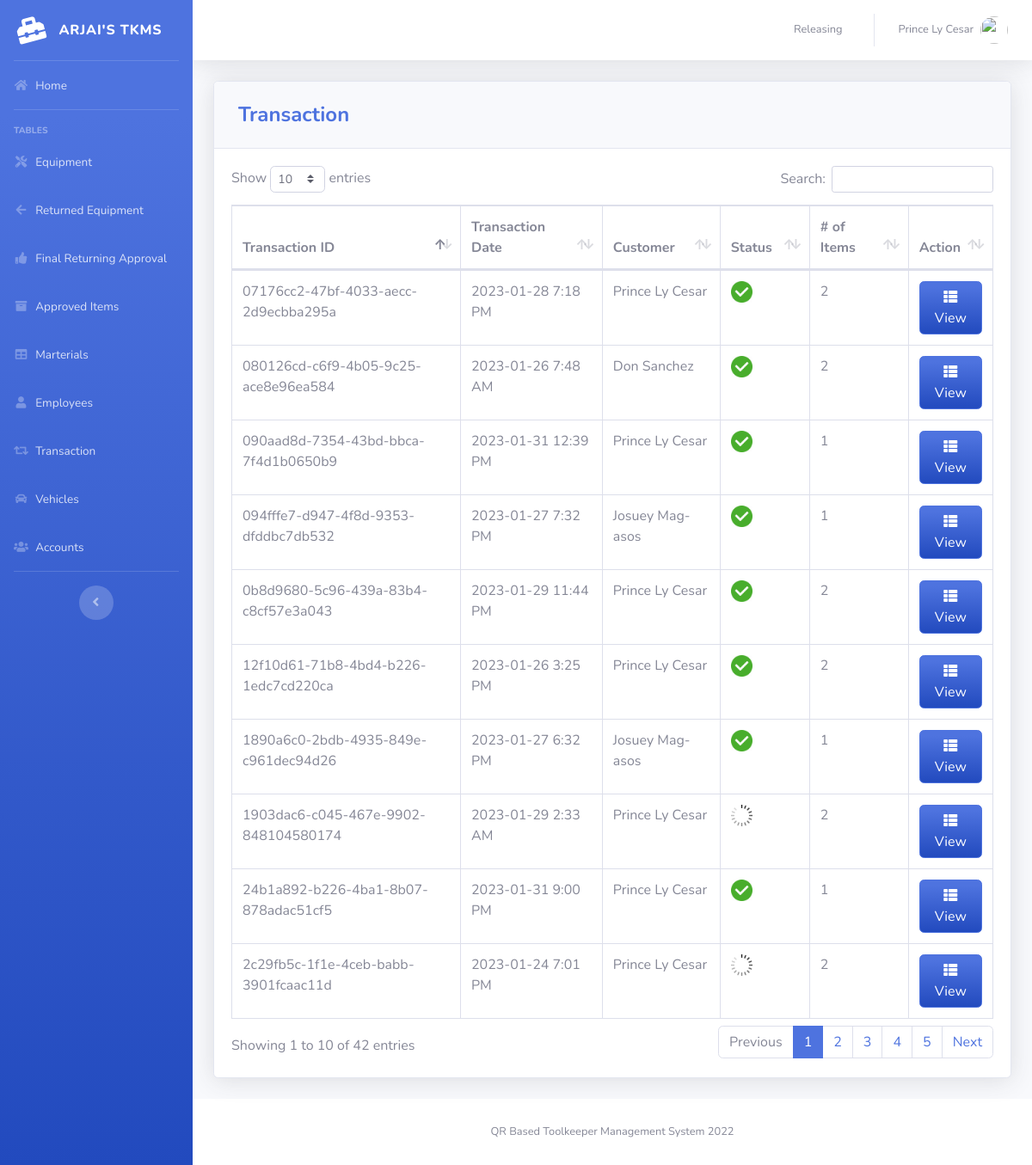
The page /pages/transaction.php (signed in) on the database its author committed.
### tables this page shows
CREATE TABLE `checkout_details` (
  `id` int(11) NOT NULL,
  `details` varchar(512) DEFAULT NULL,
  `total_items` int(11) DEFAULT NULL,
  `total_cost` int(11) DEFAULT NULL,
  `amount_paid` int(11) DEFAULT NULL,
  `checkout_date` datetime DEFAULT NULL,
  `vehicle_id` int(11) DEFAULT NULL,
  `customer` varchar(64) DEFAULT NULL,
  `customer_id` int(11) DEFAULT NULL,
  `employee_id` int(11) DEFAULT NULL,
  `customer_position` varchar(32) DEFAULT NULL,
  `checkout_id` varchar(256) DEFAULT NULL,
  `checkout_status` int(11) DEFAULT 0
);

CREATE TABLE `employee` (
  `EMPLOYEE_ID` int(11) NOT NULL,
  `FIRST_NAME` varchar(50) DEFAULT NULL,
  `LAST_NAME` varchar(50) DEFAULT NULL,
  `GENDER` varchar(50) DEFAULT NULL,
  `EMAIL` varchar(100) DEFAULT NULL,
  `PHONE_NUMBER` varchar(11) DEFAULT NULL,
  `JOB_ID` int(11) DEFAULT NULL,
  `HIRED_DATE` varchar(50) NOT NULL,
  `LOCATION_ID` int(11) DEFAULT NULL,
  `QR_CODE_TEXT` varchar(256) DEFAULT NULL,
  `QR_CODE_IMG_PATH` varchar(256) DEFAULT NULL
);

### pages/transaction.php (the view, shortened to what this page needs)
<?php
include '../includes/connection.php';
include '../includes/sidebar.php';
?>
            <div class="card shadow mb-4">
            <div class="card-header py-3">
              <h4 class="m-2 font-weight-bold text-primary">Transaction</h4>
            </div>
            <div class="card-body">
              <div class="table-responsive">
                <table class="table table-bordered" id="dataTable" width="100%" cellspacing="0">
               <thead>
                   <tr>
                    <th>Transaction ID</th>
                    <th>Transaction Date</th>
                     <th>Customer</th>
                     <th>Status</th>
                     <th width="13%"># of Items</th>
                     <th width="11%">Action</th>
                   </tr>
               </thead>
          <tbody>
<?php
$query = "SELECT cd.*, e.FIRST_NAME, e.LAST_NAME FROM checkout_details cd JOIN employee e ON cd.employee_id = e.EMPLOYEE_ID JOIN vehicle v ON cd.vehicle_id = v.ID";
$result = mysqli_query($db, $query) or die(mysqli_error($db));
while ($row = mysqli_fetch_assoc($result)) {
?>
    <tr>
      <td><?= $row['checkout_id'] ?></td>
      <td>
        <?php
          $str = strtotime($row['checkout_date']);
          echo date("Y-m-d g:i A", $str);
        ?>
      </td>
      <td><?= $row['FIRST_NAME'] ?> <?= $row['LAST_NAME'] ?> </td>
      <td>
        <?php if ($row['checkout_status'] === "0") : ?>
          <img src="../img/loading.png" width="25" height="25" style="margin: auto 0" alt="pending">
        <?php else: ?>
          <img src="../img/approved.jpg" width="25" height="25" style="margin: auto 0" alt="approved">
        <?php endif; ?>
      </td>
      <td><?= $row['total_items'] ?></td>
      <td align="right">
        <a type="button" class="btn btn-primary bg-gradient-primary" href="trans_view.php?action=edit&id=<?= $row['checkout_id'] ?>&customer_id=<?php echo $row['employee_id']?>"><i class="fas fa-fw fa-th-list"></i> View</a>
      </td>
    </tr>
<?php
  }
?>
                                </tbody>
                            </table>
                        </div>
                    </div>
                  </div>
<?php
include '../includes/footer.php';
?>

### rows shown on the page
checkout_details: checkout "2c29fb5c-1f1e-4ceb-babb-3901fcaac11d", checkout_date "2023-01-24 7:01 PM", employee.FIRST_NAME "Prince Ly", employee.LAST_NAME "Cesar", checkout_status 0 (drawn), total_items "2"
checkout_details: checkout "080126cd-c6f9-4b05-9c25-ace8e96ea584", checkout_date "2023-01-26 7:48 AM", employee.FIRST_NAME "Don", employee.LAST_NAME "Sanchez", checkout_status 1 (drawn), total_items "2"
checkout_details: checkout "12f10d61-71b8-4bd4-b226-1edc7cd220ca", checkout_date "2023-01-26 3:25 PM", employee.FIRST_NAME "Prince Ly", employee.LAST_NAME "Cesar", checkout_status 1 (drawn), total_items "2"
checkout_details: checkout "1890a6c0-2bdb-4935-849e-c961dec94d26", checkout_date "2023-01-27 6:32 PM", employee.FIRST_NAME "Josuey", employee.LAST_NAME "Mag-asos", checkout_status 1 (drawn), total_items "1"
checkout_details: checkout "094fffe7-d947-4f8d-9353-dfddbc7db532", checkout_date "2023-01-27 7:32 PM", employee.FIRST_NAME "Josuey", employee.LAST_NAME "Mag-asos", checkout_status 1 (drawn), total_items "1"
checkout_details: checkout "07176cc2-47bf-4033-aecc-2d9ecbba295a", checkout_date "2023-01-28 7:18 PM", employee.FIRST_NAME "Prince Ly", employee.LAST_NAME "Cesar", checkout_status 1 (drawn), total_items "2"
checkout_details: checkout "1903dac6-c045-467e-9902-848104580174", checkout_date "2023-01-29 2:33 AM", employee.FIRST_NAME "Prince Ly", employee.LAST_NAME "Cesar", checkout_status 0 (drawn), total_items "2"
checkout_details: checkout "0b8d9680-5c96-439a-83b4-c8cf57e3a043", checkout_date "2023-01-29 11:44 PM", employee.FIRST_NAME "Prince Ly", employee.LAST_NAME "Cesar", checkout_status 1 (drawn), total_items "2"
checkout_details: checkout "090aad8d-7354-43bd-bbca-7f4d1b0650b9", checkout_date "2023-01-31 12:39 PM", employee.FIRST_NAME "Prince Ly", employee.LAST_NAME "Cesar", checkout_status 1 (drawn), total_items "1"
checkout_details: checkout "24b1a892-b226-4ba1-8b07-878adac51cf5", checkout_date "2023-01-31 9:00 PM", employee.FIRST_NAME "Prince Ly", employee.LAST_NAME "Cesar", checkout_status 1 (drawn), total_items "1"

### other values the page prints
$_SESSION['FIRST_NAME'] "Prince Ly"
$_SESSION['LAST_NAME'] "Cesar"
